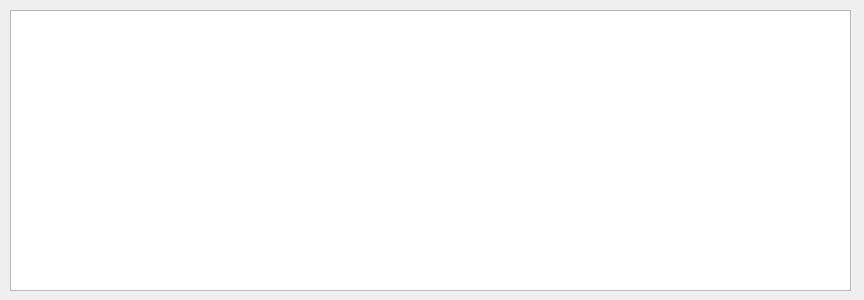
<?xml version="1.0" encoding="UTF-8"?>
<ui version="4.0">
 <class>DebugOutputDialogUI</class>
 <widget class="QDialog" name="DebugOutputDialogUI">
  <property name="geometry">
   <rect>
    <x>0</x>
    <y>0</y>
    <width>864</width>
    <height>300</height>
   </rect>
  </property>
  <property name="windowTitle">
   <string>Dialog</string>
  </property>
  <widget class="QPlainTextEdit" name="plainTextEdit">
   <property name="geometry">
    <rect>
     <x>10</x>
     <y>10</y>
     <width>841</width>
     <height>281</height>
    </rect>
   </property>
  </widget>
 </widget>
 <resources/>
 <connections/>
</ui>
